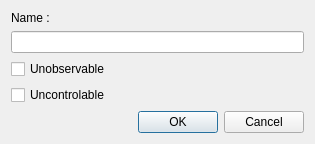
<?xml version="1.0" encoding="UTF-8"?>
<ui version="4.0">
 <class>Create_event_dialog</class>
 <widget class="QDialog" name="Create_event_dialog">
  <property name="geometry">
   <rect>
    <x>0</x>
    <y>0</y>
    <width>315</width>
    <height>138</height>
   </rect>
  </property>
  <property name="windowTitle">
   <string>Dialog</string>
  </property>
  <layout class="QVBoxLayout" name="verticalLayout">
   <item>
    <widget class="QLabel" name="label_2">
     <property name="text">
      <string>Name :</string>
     </property>
    </widget>
   </item>
   <item>
    <widget class="QLineEdit" name="edit_name"/>
   </item>
   <item>
    <widget class="QCheckBox" name="checkBox_Unobservable">
     <property name="text">
      <string>Unobservable</string>
     </property>
    </widget>
   </item>
   <item>
    <widget class="QCheckBox" name="checkBox_Uncontrolable">
     <property name="text">
      <string>Uncontrolable</string>
     </property>
    </widget>
   </item>
   <item>
    <layout class="QHBoxLayout" name="horizontalLayout">
     <item>
      <widget class="QLabel" name="label_alert">
       <property name="sizePolicy">
        <sizepolicy hsizetype="Expanding" vsizetype="Preferred">
         <horstretch>0</horstretch>
         <verstretch>0</verstretch>
        </sizepolicy>
       </property>
       <property name="palette">
        <palette>
         <active>
          <colorrole role="Text">
           <brush brushstyle="SolidPattern">
            <color alpha="255">
             <red>255</red>
             <green>0</green>
             <blue>0</blue>
            </color>
           </brush>
          </colorrole>
          <colorrole role="PlaceholderText">
           <brush brushstyle="SolidPattern">
            <color alpha="128">
             <red>255</red>
             <green>0</green>
             <blue>0</blue>
            </color>
           </brush>
          </colorrole>
         </active>
         <inactive>
          <colorrole role="Text">
           <brush brushstyle="SolidPattern">
            <color alpha="255">
             <red>255</red>
             <green>0</green>
             <blue>0</blue>
            </color>
           </brush>
          </colorrole>
          <colorrole role="PlaceholderText">
           <brush brushstyle="SolidPattern">
            <color alpha="128">
             <red>255</red>
             <green>0</green>
             <blue>0</blue>
            </color>
           </brush>
          </colorrole>
         </inactive>
         <disabled>
          <colorrole role="Text">
           <brush brushstyle="SolidPattern">
            <color alpha="96">
             <red>164</red>
             <green>166</green>
             <blue>168</blue>
            </color>
           </brush>
          </colorrole>
          <colorrole role="PlaceholderText">
           <brush brushstyle="SolidPattern">
            <color alpha="128">
             <red>208</red>
             <green>208</green>
             <blue>208</blue>
            </color>
           </brush>
          </colorrole>
         </disabled>
        </palette>
       </property>
       <property name="text">
        <string/>
       </property>
      </widget>
     </item>
     <item>
      <widget class="QDialogButtonBox" name="buttonBox">
       <property name="sizePolicy">
        <sizepolicy hsizetype="Maximum" vsizetype="Fixed">
         <horstretch>0</horstretch>
         <verstretch>0</verstretch>
        </sizepolicy>
       </property>
       <property name="orientation">
        <enum>Qt::Horizontal</enum>
       </property>
       <property name="standardButtons">
        <set>QDialogButtonBox::Cancel|QDialogButtonBox::Ok</set>
       </property>
      </widget>
     </item>
    </layout>
   </item>
  </layout>
 </widget>
 <resources/>
 <connections>
  <connection>
   <sender>buttonBox</sender>
   <signal>rejected()</signal>
   <receiver>Create_event_dialog</receiver>
   <slot>reject()</slot>
   <hints>
    <hint type="sourcelabel">
     <x>316</x>
     <y>260</y>
    </hint>
    <hint type="destinationlabel">
     <x>286</x>
     <y>274</y>
    </hint>
   </hints>
  </connection>
 </connections>
</ui>
